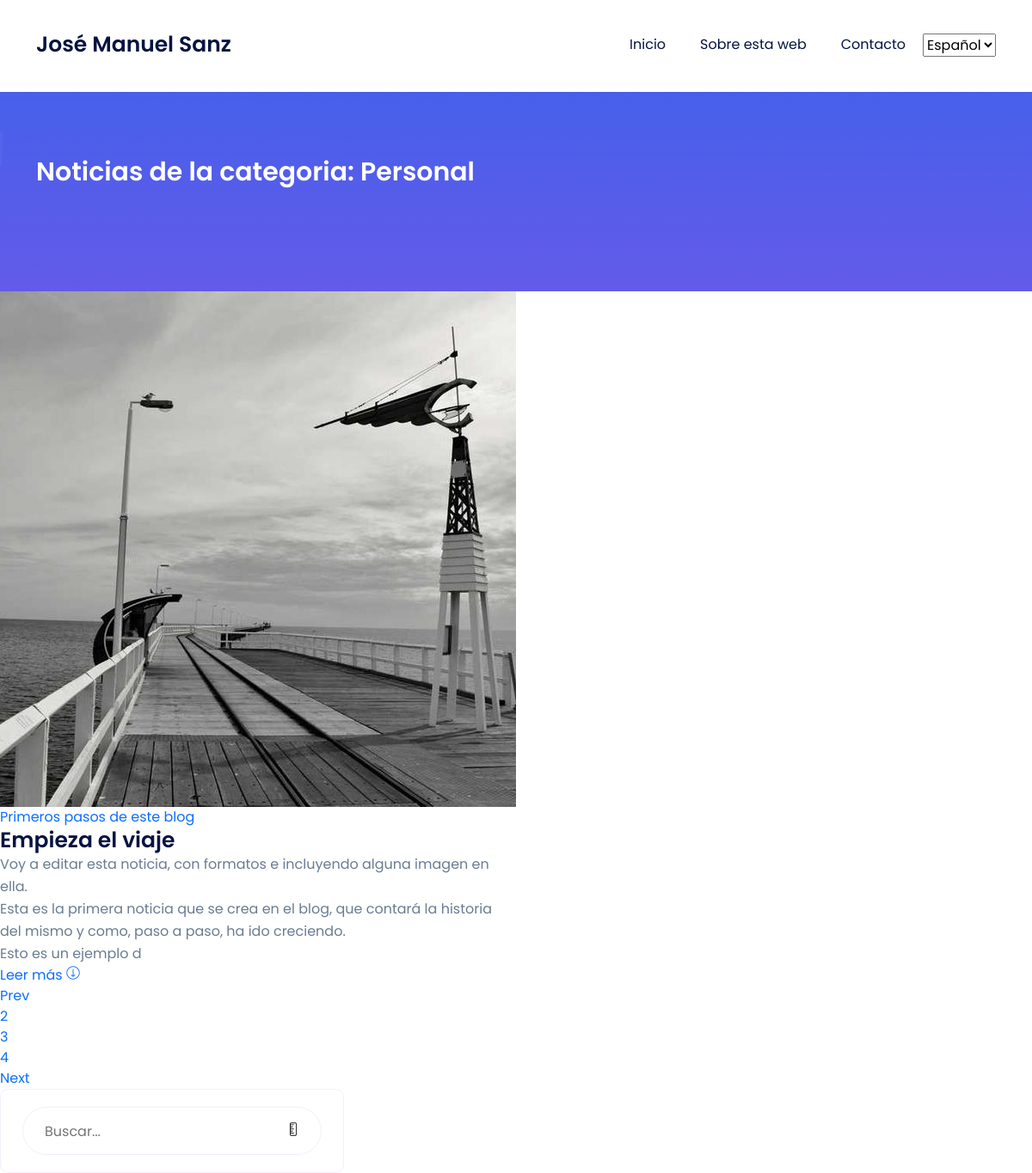
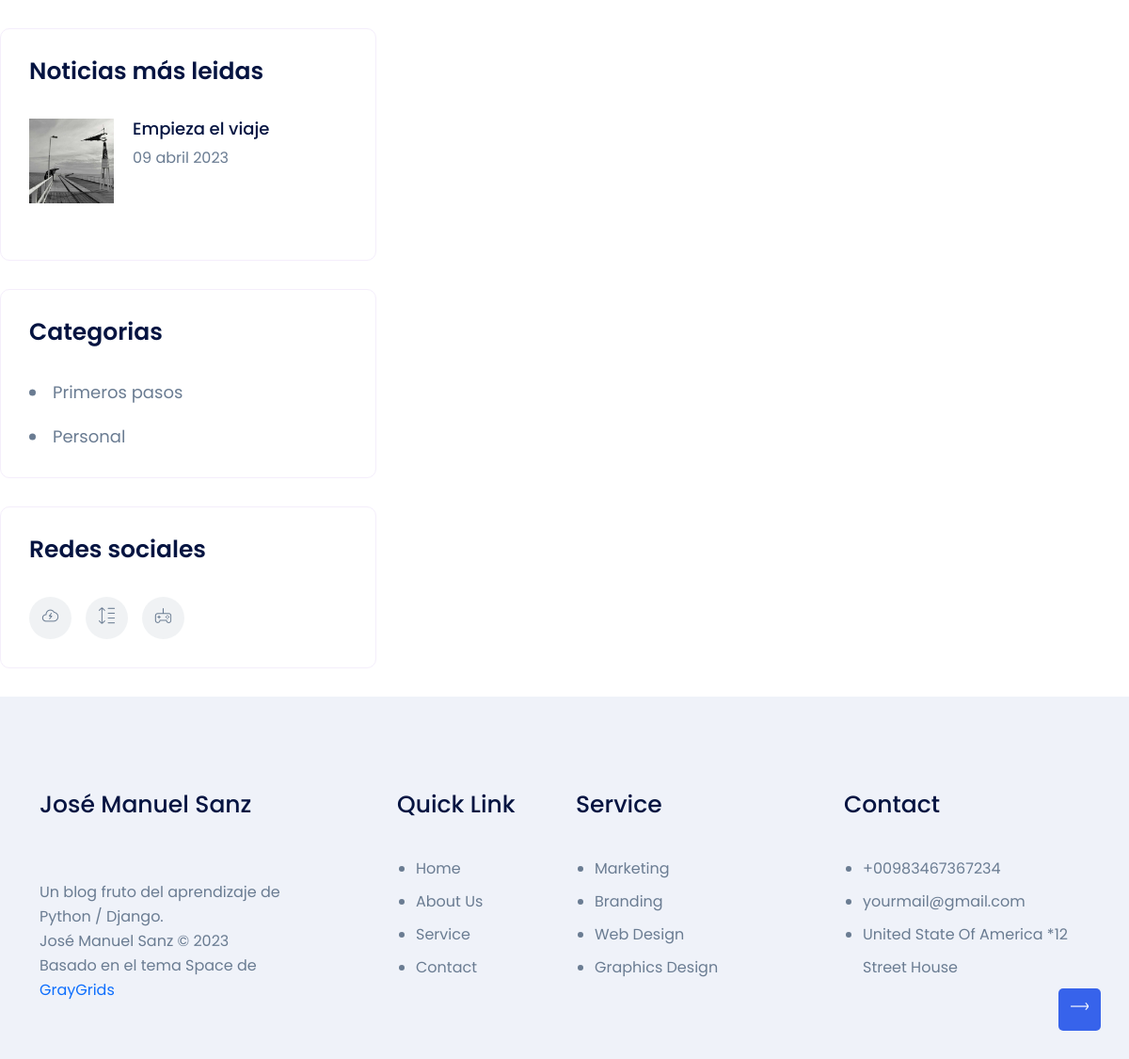
Page /categoria/personal/ on the committed database (2 pictures, top to bottom).
### core/models.py (models this page shows, shortened)
class Pagina(models.Model):
    titulo = models.CharField(max_length=250)
    subtitulo = models.CharField(max_length=250)
    id = models.AutoField(primary_key=True)
    slug = models.SlugField(unique=True, default=0)
    contenido = RichTextField()
    imagen = models.ImageField(upload_to='paginas')
    fecha_creacion = models.DateTimeField(auto_now_add=True) # Se añade la hora de forma automática cuando se crea el registro
    fecha_actualizacion = models.DateTimeField(auto_now=True) # Se añade la hora de forma automática al actualizarse el campo
    class Meta:
        verbose_name = "pagina"
        verbose_name_plural = "paginas"
        ordering = ["-fecha_creacion"] # Ordena por defecto de mas antiguo a mas nuevo, con (-NombreCampo), cambia a la inversa

### blog/models.py (models this page shows, shortened)
class Categoria(models.Model):
    nombre = models.CharField(max_length=100)
    slug = models.SlugField(unique=True, default=0)
    def get_noticias(self):
        return self.categorias.all()

class Blog(models.Model):
    id = models.AutoField(primary_key=True)
    titulo = models.CharField(max_length=250)
    slug = models.SlugField(unique=True, default=0)
    subtitulo = models.CharField(max_length=250)
    contenido = RichTextField()
    imagen = models.ImageField(upload_to='blog')
    fecha_creacion = models.DateTimeField(auto_now_add=True) # Se añade la hora de forma automática cuando se crea el registro
    fecha_actualizacion = models.DateTimeField(auto_now=True) # Se añade la hora de forma automática al actualizarse el campo
    autor = models.ForeignKey(Autor, on_delete=models.CASCADE, related_name='blogs')
    num_visitas = models.PositiveIntegerField(default=0) # Nuevo campo para contabilizar el número de visitas
    categorias = models.ManyToManyField(Categoria, related_name=_('categorias'))
    class Meta:
        verbose_name = "noticia"
        verbose_name_plural = "noticias"
        ordering = ["-fecha_creacion"] # Ordena por defecto de mas antiguo a mas nuevo, con (-NombreCampo), cambia a la inversa

### blog/views.py (the view)
# urls.py: path('categoria/<slug:slug>/', categoria.as_view(), name='categoria_detail'),
class categoria(DetailView):
    model = Categoria
    template_name = 'blog/categoria.html'
    context_object_name = 'categoria'
    slug_field = 'slug'
    def get_context_data(self, **kwargs):
        context = super().get_context_data(**kwargs)
        categoria_actual = self.get_object()
        noticias = categoria_actual.get_noticias()
        context['noticias'] = noticias
        return context

### blog/utils.py (called while the page is built)
def mas_leidas():
    return Blog.objects.all().order_by('-num_visitas')[:3]

def lista_categorias():
   return Categoria.objects.all()

### core/utils.py (called while the page is built)
def obtener_paginas():
    return Pagina.objects.all()

### core/views.py (called while the page is built)
def paginas_context(request):
    return {'paginas': obtener_paginas()}

def noticias_context(request):
    return {'mas_leidas': mas_leidas()}

def categorias_context(request):
    return {'categorias': lista_categorias()}

### blog/templates/blog/categoria.html (shortened to what this page needs)
{% extends 'core/base.html' %}
    {% block content %}
    <div class=row>
   {% for noticias in noticias %}
    <div class="col-lg-6 col-md-6 col-12">
    <div class=single-blog-grid>
    <div class=blog-img>
    <a href="/blog/{{noticias.slug}}">
        <img data-pagespeed-high-res-src="{{ noticias.imagen.url }}" alt="#" data-pagespeed-url-hash=1334232145 src="{{ noticias.imagen.url }}" onload="pagespeed.switchToHighResAndMaybeBeacon(this);" onerror="this.onerror=null;pagespeed.switchToHighResAndMaybeBeacon(this);">
    </a>
    </div>
    <div class=blog-content>
    <a class=category href="javascript:void(0)">{{noticias.subtitulo}}</a>
    <h4>
    <a href="/blog/{{noticias.slug}}">{{noticias.titulo}}</a>
    </h4>
    <p>{{ noticias.contenido|slice:":250"|safe }}</p>
    <a href="/blog/{{noticias.slug}}" class=more-btn>Leer más <i class="lni lni-arrow-right"></i></a>
    </div>
    </div>
    </div>
   {% endfor %}
    </div>
    <div class="pagination left">
    <ul class=pagination-list>
    <li><a href="javascript:void(0)">Prev</a></li>
    <li class=active><a href="javascript:void(0)">2</a></li>
    <li><a href="javascript:void(0)">3</a></li>
    <li><a href="javascript:void(0)">4</a></li>
    <li><a href="javascript:void(0)">Next</a></li>
    </ul>
    </div>
    {% endblock %}

### core/templates/core/base.html (shortened to what this page needs)
<!doctype html>
<html lang="es">
<head>
    {% load static %}
    {% load i18n %}
    <link rel="stylesheet" href="{% static 'core/assets/css/bootstrap-5.0.0-beta1.min.css' %}">
    <link rel="stylesheet" href="{% static 'core/assets/css/LineIcons.2.0.css' %}">
    <link rel="stylesheet" href="{% static 'core/assets/css/animate.css' %}">
    <link rel="stylesheet" href="{% static 'core/assets/css/tiny-slider.css' %}">
    <link rel="stylesheet" href="{% static 'core/assets/css/glightbox.min.css' %}">
    <link rel="stylesheet" href="{% static 'core/assets/css/main.css' %}">
</head>
<body>
    <header class="header navbar-area">
        <div class="container">
            <div class="row align-items-center">
                <div class="col-lg-12">
                    <nav class="navbar navbar-expand-lg">
                        <a class="navbar-brand" href="{% url 'home' %}">
                            <h4>José Manuel Sanz</h4>
                        </a>
                        <ul id="nav" class="navbar-nav ms-auto">
                            <li class="nav-item">
                            <li class="nav-item"><a href="{% url 'home' %}">{% trans "Inicio" %}</a></li>
                            </li>
                            {% for pagina in paginas %}
                            <li class="nav-item"><a href="/pagina/{{pagina.slug}}/">{{ pagina.titulo }}</a></li>
                            {% endfor %}
                            <li class="nav-item"><a href="{% url 'contacto' %}">{% trans "Contacto" %}</a></li>
                        </ul>
                        {% get_current_language as LANGUAGE_CODE %}
                        {% get_available_languages as LANGUAGES %}
                        <select id="language-selector" onchange="location.href=this.value;">
                            {% for lang_code, lang_name in LANGUAGES %}
                                <option value="{% url 'change_language' lang_code %}" {% if lang_code == LANGUAGE_CODE %}selected{% endif %}>{{ lang_name }}</option>
                            {% endfor %}
                        </select>
                </div>
            </div>
        </div>
    </header>
    <section class="page-banner-section pt-75 pb-75 img-bg"
        style="background-image:url({% static 'core/assets/img/bg/common-bg.svg' %})">
        <div class="container">
            <div class="row">
                <div class="col-xl-12">
                    <div class="banner-content">
                        {% if noticia %}
                        <h2 class="titular_en_breadcrumb">{{ noticia.titulo }}</h2>
                        <h3 class="titular_en_breadcrumb">{{ noticia.subtitulo}}</h3>
                        <div class=meta-information>
                            <p class="meta-info titular_en_breadcrumb"><br>
                                {% trans "Autor" %}: Por {{noticia.autor}} | {{noticia.fecha_creacion|date:"d \ F \ Y" }}
                            </p>
                            <p class="titular_en_breadcrumb">{% trans "Categorias" %}:
                                <a href="javascript:void(0)">
                                {% for categoria in noticia.categorias.all %}
                                 <a class="titular_en_breadcrumb" href="/categoria/{{categoria.slug}}/">{{ categoria.nombre }}</a>{% if not forloop.last %}, {% endif %}
                                {% endfor %}
                                 </a>
                            </p>
                        </div>
                        {% elif pagina %}
                        <h2 class="titular_en_breadcrumb">{{ pagina.titulo }}</h2>
                        <h3 class="titular_en_breadcrumb">{{ pagina.subtitulo }}</h3>
                        {% elif categoria %}
                        <h3 class="titular_en_breadcrumb">{% trans "Noticias de la categoria:" %} {{ categoria.nombre}}</h3>
                        {% elif resultados %}
                        <h3 class="titular_en_breadcrumb">{% trans "Resultados de la busqueda" %}</h3>
                        {% elif contacto %}
                        <h3 class="titular_en_breadcrumb">{% trans "Formulario de contacto" %}</h3>
                        {% else %}
                        <h2 class="titular_en_breadcrumb">{% trans "Inicio" %}</h2>
                        {% endif %}
                        <div class="page-breadcrumb">
                            <nav aria-label="breadcrumb">
                                <ol class="breadcrumb">
                                </ol>
                            </nav>
                        </div>
                    </div>
                </div>
            </div>
        </div>
    </section>
    {% block content %}
    {% endblock %}
    {% if not contacto %}
    <div class="col-xl-4 col-lg-5">
        <div class="sidebar-wrapper">
            <div class="sidebar-box search-form-box mb-30">
                <form action="{% url 'buscar_noticias' %}" method="POST" class="search-form">
                    <input type="text" placeholder='{% trans "Buscar..." %}'>
                    <button type="submit"><i class="lni lni-search-alt"></i></button>
                </form>
            </div>
            <div class="sidebar-box recent-blog-box mb-30">
                <h4>{% trans "Noticias más leidas" %}</h4>
                <div class="recent-blog-items">
                    {% for noticia in mas_leidas %}
                    <div class="recent-blog mb-30">
                        <div class="recent-blog-img">
                            <img src="{{noticia.imagen.url}}" alt="#">
                        </div>
                        <div class="recent-blog-content">
                            <h5><a href="/blog/{{noticia.slug}}">{{ noticia.titulo }}</a></h5>
                            <span class="date">{{ noticia.fecha_creacion | date:"d \ F \ Y" }}</span>
                        </div>
                    </div>
                    {% endfor %}
                </div>
            </div>
            <div class="sidebar-box catagories-box mb-30">
                <h4>{% trans "Categorias" %}</h4>
                <ul>
                    {% for categoria in categorias %}
                    <li>
                        <a href="/categoria/{{categoria.slug}}/">
                            <span>{{ categoria.nombre}}</span>
                        </a>
                    </li>
                    {% endfor %}
                </ul>
            </div>
            <div class="sidebar-box mb-30">
                <h4>{% trans "Redes sociales" %}</h4>
                <div class="footer-social-links">
                    <ul class="d-flex justify-content-start">
                        <li><a href="https://twitter.com/jmsanzprieto"><i class="lni lni-twitter-filled"></i></a></li>
                        <li><a href="https://www.linkedin.com/in/josemanuelsanzprieto/"><i class="lni lni-linkedin-original"></i></a></li>
                        <li><a href="https://github.com/jmsanzprieto/"><i class="lni lni-github-original"></i></a></li>
                    </ul>
                </div>
            </div>
            {% endif %}
        </div>
    </div>
    <footer class="footer pt-100">
        <div class="container">
            <div class="row">
                <div class="col-xl-3 col-lg-4 col-md-6">
                    <div class="footer-widget mb-60 wow fadeInLeft">
                        <a href="{% url 'home' %}" class="logo mb-30"><h4>José Manuel Sanz</h4></a>
                    </div>
                </div>
                <div class="col-xl-2 offset-xl-1 col-lg-2 col-md-6">
                    <div class="footer-widget mb-60 wow fadeInUp">
                        <h4>Quick Link</h4>
                        <ul class="footer-links">
                            <li>
                                <a href="javascript:void(0)">Home</a>
                            </li>
                            <li>
                                <a href="javascript:void(0)">About Us</a>
                            </li>
                            <li>
                                <a href="javascript:void(0)">Service</a>
                            </li>
                            <li>
                                <a href="javascript:void(0)">Contact</a>
                            </li>
                        </ul>
                    </div>
                </div>
                <div class="col-xl-3 col-lg-3 col-md-6">
                    <div class="footer-widget mb-60 wow fadeInUp">
                        <h4>Service</h4>
                        <ul class="footer-links">
                            <li>
                                <a href="javascript:void(0)">Marketing</a>
                            </li>
                            <li>
                                <a href="javascript:void(0)">Branding</a>
                            </li>
                            <li>
                                <a href="javascript:void(0)">Web Design</a>
                            </li>
                            <li>
                                <a href="javascript:void(0)">Graphics Design</a>
                            </li>
                        </ul>
                    </div>
                </div>
                <div class="col-xl-3 col-lg-3 col-md-6">
                    <div class="footer-widget mb-60 wow fadeInRight" ".8s">
                        <h4>Contact</h4>
                        <ul class="footer-contact">
                            <li>
                                <p>+00983467367234</p>
                            </li>
                            <li>
                                <p>yourmail@gmail.com</p>
                            </li>
                            <li>
                                <p>United State Of America
                                    *12 Street House</p>
                            </li>
                        </ul>
                    </div>
                </div>
            </div>
        </div>
    </footer>
    <a href="#" class="scroll-top">
        <i class="lni lni-arrow-up"></i>
    </a>
</body>
</html>

### core/templates/core/base.html (style rules this page uses)
.titular_en_breadcrumb { color: white; }

### rows in the picture
Pagina: titulo "Sobre esta web"
Categoria: nombre "Personal"
Blog: imagen (picture), subtitulo "Primeros pasos de este blog", titulo "Empieza el viaje", contenido "Voy a editar esta noticia, con formatos e incluyendo alguna imagen en ella. Esta es la primera noticia que se crea en el blog, que contará la historia del mismo y como, paso a paso, ha ido creciendo. Esto es un ejemplo d", fecha_creacion "09 abril 2023"
Categoria: nombre "Primeros pasos"

### other values in the picture
form field value "Español"
